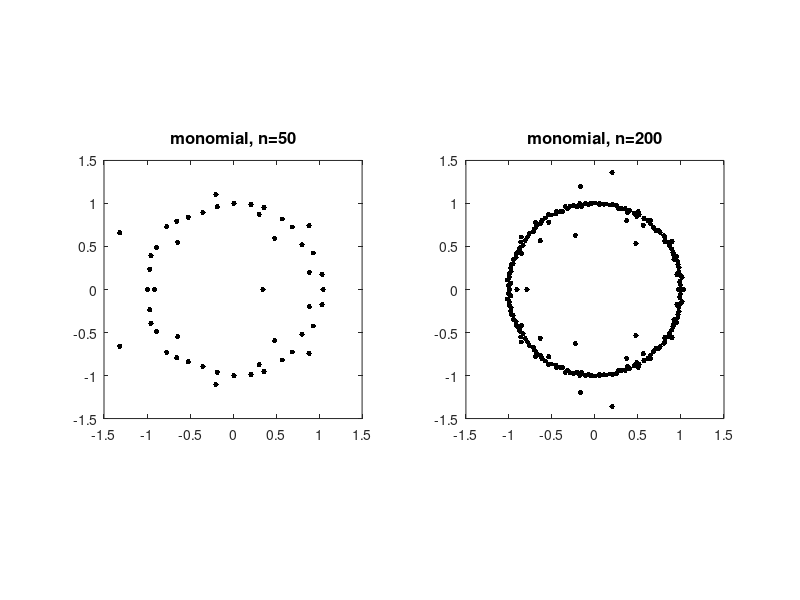

MATLAB code for this plot: (Note: this script raises an error after producing the figure.)
%% Roots of random polynomials
% Nick Trefethen, 6th November 2011

%%
% (Chebfun example roots/RandomPolynomials.m)

%%
% If p(z) = a_0 + a_1 z + ... + a_n z^n is a polynomial with random
% coefficients, its roots tend to lie near the unit circle [1,2].
% To be specific, suppose a_0,...,a_(n-1) are independent real
% numbers from the standard normal distribution, with a_0=1.
% Here are typical pictures for n = 50 and 200, based on Matlab's
% ROOTS command.  Incidentally, such computations are numerically
% stable [4];
% the well-known difficulties of polynomial rootfinding pertain mainly
% to problems with roots away from the unit circle and coefficients
% far from random.
nn = [50 200];
MS = 'markersize'; FS = 'fontsize'; ms = 12; fs = 12;
for j = 1:2
    subplot(1,2,j)
    n = nn(j);
    a = [1; randn(n,1)];
    r = roots(a);
    plot(r,'.k',MS,ms)
    axis(1.5*[-1 1 -1 1]), axis square
    title(['monomial, n=' int2str(n)],FS,fs)
end

%%
% The reason these roots lie near the unit circle is that
% the monomials 1, z, z^2,... are orthogonal polynomials defined on
% that set.  For orthogonal polynomials defined on a different region
% of the complex plane, we get roots tending to cluster on the
% boundary of that region [3].  In particular, the best-known families
% of orthogonal polynomials are defined over [-1,1], and random
% polynomials expressed in these bases tend to have roots near
% [-1,1].  The Chebfun ROOTS command provides an easy way to compute
% roots of such polynomials stably.
% For example, here is what happens if we repeat the 
% experiment above but for random polynomials in the basis of
% Chebyshev polynomials, i.e., p = a_0 + a_1 T_1 + ... + a_n T_n.
for j = 1:2
    subplot(1,2,j)
    n = nn(j);
    a = [1; randn(n,1)];
    p = chebfun(a,'coeffs');
    r = roots(p,'all','norecurse');
    plot(r,'.k',MS,ms)
    axis(1.5*[-1 1 -1 1]), axis square
    title(['Chebyshev, n=' int2str(n)],FS,fs)
end

%%
% Legendre polynomials are orthogonal over the same interval [-1,1],
% so the results aren't much different:
for j = 1:2
    subplot(1,2,j)
    n = nn(j);
    a = [1; randn(n,1)];
    A = legpoly(n:-1:0);
    p = A*a;
    r = roots(p,'all','norecurse');
    plot(r,'.k',MS,ms)
    axis(1.5*[-1 1 -1 1]), axis square
    title(['Legendre, n=' int2str(n)],FS,fs)
end

%%
% References:
%
% [1] J. Hammersley, The zeros of a random polynomials,
% Proceedings of the Third Berkeley Symposium on Mathematical
% Statistics and Probability, 1954-1955, U. California Press,
% 1956, pp. 89-111.
%
% [2] L. A. Shepp and R. J. Vanderbei, The complex zeros of
% random polynomials, Transactions of the American Mathematical
% Society 347 (1995), 4365-4384.
%
% [3] B. Shiffman and S. Zelditch, Equilibrium distribution of
% zeros of random polynomials, International Mathematical Research
% Notices, 2003, pp. 25-49.
%
% [4] K.-C. Toh and L. N. Trefethen, Pseudozeros of polynomials and
% pseudospectra of companion matrices, Numerische Mathematik, 68
% (1994), 403-425.
